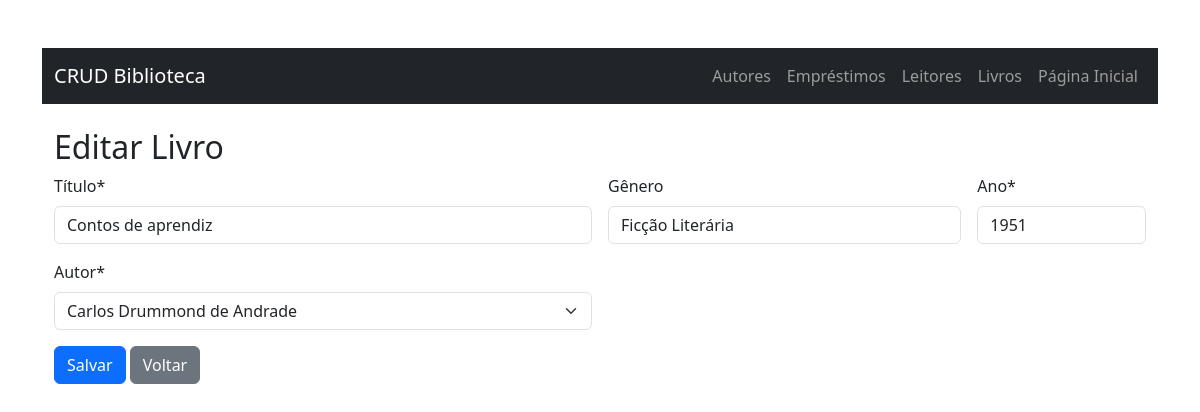
The app's page /public/livros/update.php?id=2 with its own data.
### tables this page shows
CREATE TABLE livros (
    id_livro INT AUTO_INCREMENT PRIMARY KEY,
    titulo VARCHAR(150) NOT NULL,
    genero VARCHAR(50),
    ano_publicacao INT,
    id_autor INT,
    FOREIGN KEY (id_autor) REFERENCES autores(id_autor)
);

CREATE TABLE autores (
    id_autor INT AUTO_INCREMENT PRIMARY KEY,
    nome VARCHAR(100) NOT NULL,
    nacionalidade VARCHAR(100),
    ano_nascimento INT
);

### public/livros/update.php (the view, shortened to what this page needs)
<?php
include '../../include/header.php';
include '../../include/db.php';
$id = intval($_GET['id'] ?? 0);
$livro = $pdo->prepare("SELECT * FROM livros WHERE id_livro=?");
$livro->execute([$id]); $livro=$livro->fetch(); if(!$livro) die('Livro não encontrado');
$autores = $pdo->query("SELECT id_autor, nome FROM autores ORDER BY nome")->fetchAll();
?>
<!DOCTYPE html><html lang="pt-br"><head>
<link href="https://cdn.jsdelivr.net/npm/bootstrap@5.3.1/dist/css/bootstrap.min.css" rel="stylesheet">
</head><body class="container mt-5">
  <h2>Editar Livro</h2>
  <form method="post" class="row g-3">
    <div class="col-md-6"><label class="form-label">Título*</label>
      <input name="titulo" class="form-control" value="<?= htmlspecialchars($livro['titulo']) ?>" required></div>
    <div class="col-md-4"><label class="form-label">Gênero</label>
      <input name="genero" class="form-control" value="<?= htmlspecialchars($livro['genero']) ?>"></div>
    <div class="col-md-2"><label class="form-label">Ano*</label>
      <input type="number" name="ano_publicacao" class="form-control" value="<?= htmlspecialchars($livro['ano_publicacao']) ?>" required></div>
    <div class="col-md-6"><label class="form-label">Autor*</label>
      <select name="id_autor" class="form-select" required>
        <?php foreach($autores as $a): ?>
          <option value="<?= $a['id_autor'] ?>" <?= $livro['id_autor']==$a['id_autor']?'selected':'' ?>><?= htmlspecialchars($a['nome']) ?></option>
        <?php endforeach; ?>
      </select>
    </div>
    <div class="col-12">
      <button class="btn btn-primary">Salvar</button>
      <a href="read.php" class="btn btn-secondary">Voltar</a>
    </div>
  </form>
</body></html>

### records on screen
livros: titulo "Contos de aprendiz", genero "Ficção Literária", ano_publicacao "1951", id_autor "Carlos Drummond de Andrade"
